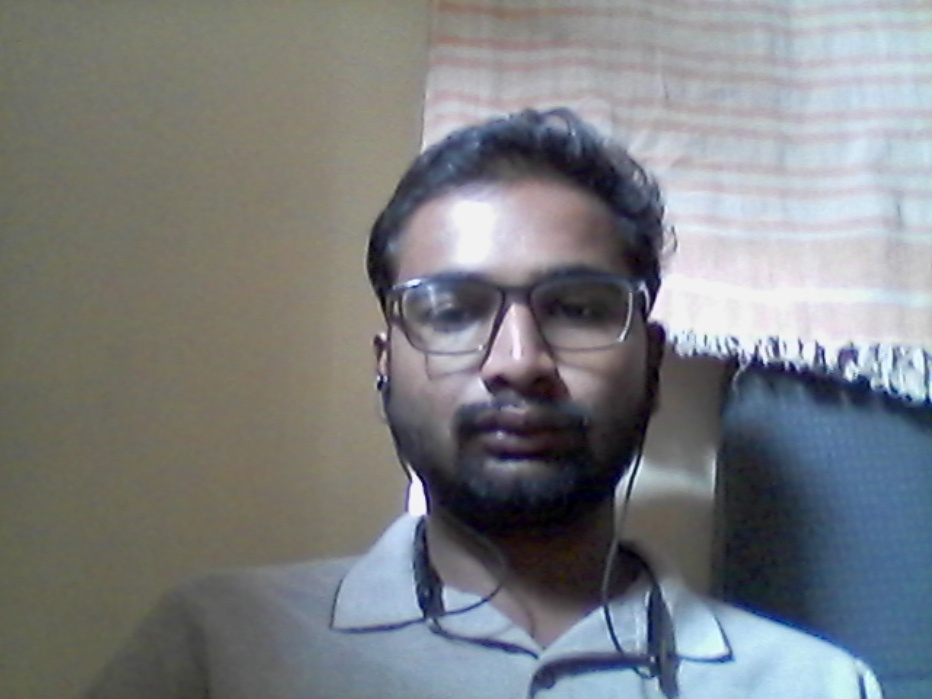
#> input picture known_faces/Durgesh Wagh/2.jpg, 932 x 699 px; its folder holds only this picture in this run
$ python -i face_recognition_system.py   (imports and definitions only)
#> lines starting #> are read from the running program, lines starting #| are printed output that depends on the picture
#> further down, picture is the input picture: shape (699, 932, 3); mean B, G, R 128.1, 125.7, 123
"""
Face Recognition System Module (OpenCV-based)
Handles face detection, encoding, and recognition using only OpenCV
No dlib or MediaPipe required - works on all platforms
"""

import cv2
import numpy as np
import os
from pathlib import Path
from typing import List, Tuple, Dict
import pickle


class FaceRecognitionSystem:
    def __init__(self, known_faces_dir: str = "known_faces"):
        """
        Initialize the face recognition system using OpenCV

        Args:
            known_faces_dir: Directory containing subdirectories of known faces
        """
        self.known_faces_dir = Path(known_faces_dir)
        self.known_face_encodings = []
        self.known_face_names = []

        # Initialize OpenCV face detector and recognizer
        self.face_cascade = cv2.CascadeClassifier(
            cv2.data.haarcascades + 'haarcascade_frontalface_default.xml'
        )

        # Use LBPH Face Recognizer (Local Binary Patterns Histograms)
        self.face_recognizer = cv2.face.LBPHFaceRecognizer_create()
        self.is_trained = False

        self.load_known_faces()

    def load_known_faces(self):
        """Load all known faces from the known_faces directory"""
        self.known_face_encodings = []
        self.known_face_names = []
        faces = []
        labels = []
        label_map = {}
        current_label = 0

        if not self.known_faces_dir.exists():
            self.known_faces_dir.mkdir(parents=True, exist_ok=True)
            print(f"Created directory: {self.known_faces_dir}")
            return

        # Iterate through each person's directory
        for person_dir in self.known_faces_dir.iterdir():
            if person_dir.is_dir():
                person_name = person_dir.name
                label_map[current_label] = person_name

                # Load all images for this person
                for image_path in person_dir.glob("*"):
                    if image_path.suffix.lower() in ['.jpg', '.jpeg', '.png']:
                        try:
                            # Load image
                            image = cv2.imread(str(image_path))
                            if image is None:
                                print(f"Could not load {image_path}")
                                continue

                            gray = cv2.cvtColor(image, cv2.COLOR_BGR2GRAY)
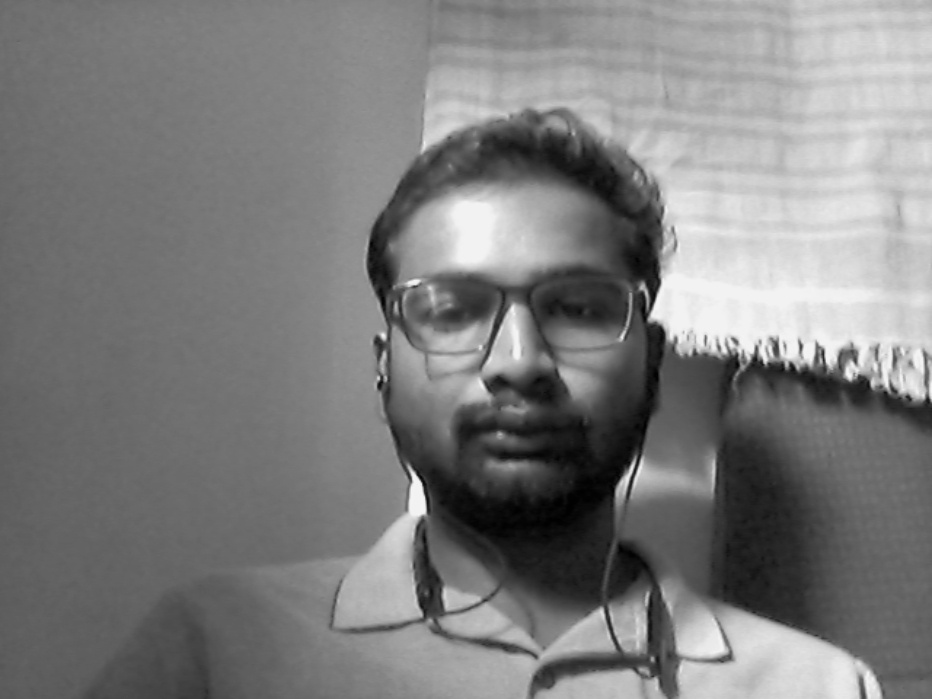
#> gray: shape (699, 932); min 0, max 248, mean 125.2

                            # Detect face
                            face_rects = self.face_cascade.detectMultiScale(
                                gray,
                                scaleFactor=1.1,
                                minNeighbors=5,
                                minSize=(30, 30)
                            )
#> face_rects = [[361, 187, 315, 315]]

                            if len(face_rects) > 0:
                                # Use the first detected face
                                (x, y, w, h) = face_rects[0]
#> x = 361; y = 187; w = 315; h = 315
                                face_roi = gray[y:y+h, x:x+w]
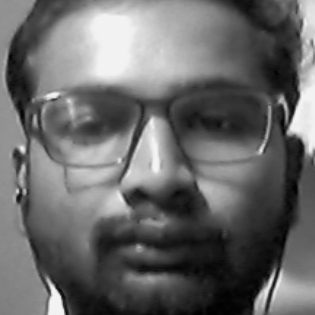
#> face_roi: shape (315, 315); min 1, max 247, mean 104.5

                                # Resize to standard size
                                face_roi = cv2.resize(face_roi, (200, 200))
#> face_roi: shape (200, 200)

                                faces.append(face_roi)
                                labels.append(current_label)
                                self.known_face_names.append(person_name)

                                print(f"Loaded face: {person_name} from {image_path.name}")
                            else:
                                print(f"No face found in {image_path}")
                        except Exception as e:
                            print(f"Error loading {image_path}: {e}")

                current_label += 1

        # Train the recognizer if we have faces
        if len(faces) > 0:
            self.face_recognizer.train(faces, np.array(labels))
            self.is_trained = True
            self.label_map = label_map
            print(f"Total faces loaded: {len(faces)}")
#| Total faces loaded: 1
            print(f"Trained recognizer with {len(label_map)} people")
        else:
            print("No faces loaded for training")
            self.is_trained = False

    def recognize_faces(self, frame: np.ndarray, confidence_threshold: int = 100) -> List[Dict]:
        """
        Recognize faces in a frame

        Args:
            frame: Image frame (BGR format from OpenCV)
            confidence_threshold: Maximum distance for recognition (lower is more strict, typical: 50-100)

        Returns:
            List of dictionaries containing face information:
            - name: Person's name or "Unknown"
            - location: Tuple of (top, right, bottom, left)
            - confidence: Match confidence (lower is better for LBPH)
        """
#> called with confidence_threshold = 100
        gray = cv2.cvtColor(frame, cv2.COLOR_BGR2GRAY)

        # Detect faces
        face_rects = self.face_cascade.detectMultiScale(
            gray,
            scaleFactor=1.1,
            minNeighbors=5,
            minSize=(30, 30)
        )
#> face_rects = [[361, 187, 315, 315]]

        results = []

        for (x, y, w, h) in face_rects:
            # Extract face region
            face_roi = gray[y:y+h, x:x+w]
            face_roi = cv2.resize(face_roi, (200, 200))

            name = "Unknown"
            confidence = 0.0

            # Recognize face if trained
            if self.is_trained:
                label, distance = self.face_recognizer.predict(face_roi)

                # Lower distance means better match
                if distance < confidence_threshold:
                    name = self.label_map.get(label, "Unknown")
                    # Convert distance to confidence (0-1 scale, inverted)
                    confidence = max(0, 1 - (distance / confidence_threshold))
                else:
                    confidence = 0.0

            # Convert to (top, right, bottom, left) format
            results.append({
                'name': name,
                'location': (y, x + w, y + h, x),
                'confidence': confidence,
                'distance': distance if self.is_trained else 999
            })
#> this loop made 1 pass
#> (x, y, w, h, name, confidence, label, distance) on pass 1: (361, 187, 315, 315, 'Durgesh Wagh', 1, 0, 0)
#> after the loop, results = 1 item

        return results

    # [124 lines left out: functions draw_faces, add_new_face, save_face_from_frame, not called in this run]

    def get_known_names(self) -> List[str]:
        """Get list of all known person names"""
        return list(set(self.known_face_names))

>>> import cv2
>>> picture = cv2.imread('known_faces/Durgesh Wagh/2.jpg')
>>> result = FaceRecognitionSystem().recognize_faces(picture)
#> result = 1 item
